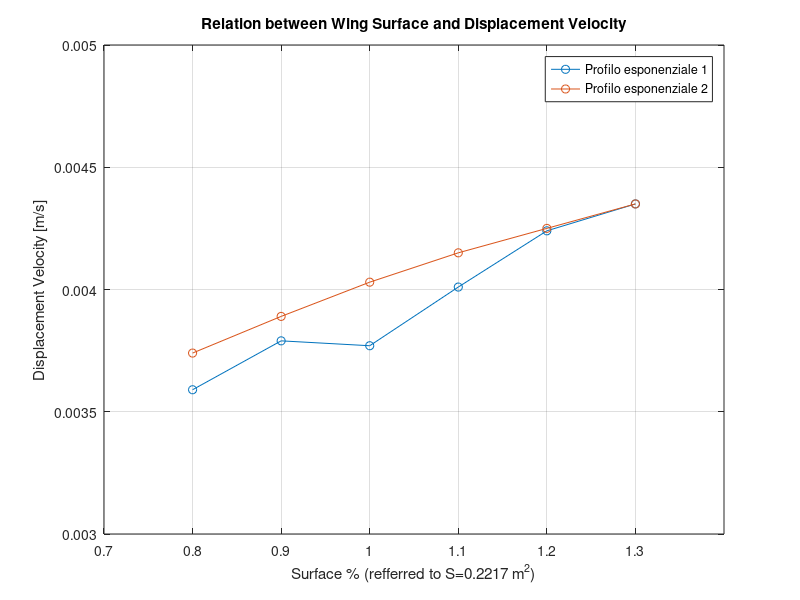

Write the MATLAB code that produced this figure.
% Plot Displacement Velocity due to Surface Variation

close all

% Profilo esponenziale 1
x1 = [0.8, 0.9, 1, 1.1, 1.2, 1.3];
y1 = abs([-0.00359, -0.00379, -0.00377, -0.00401, -0.00424, -0.00435]);
% Profilo esponenziale 2
x2 = [0.8, 0.9, 1, 1.1, 1.2, 1.3];
y2 = abs([ -0.00374, -0.00389, -0.00403, -0.00415, -0.00425, -0.00435]);


% Plot
figure
plot(x1,y1,'-o');
axis([0.7 1.4 0.003 0.005 ])
hold on; grid on
plot(x2,y2,'-o');
legend('Profilo esponenziale 1', 'Profilo esponenziale 2');
xlabel('Surface % (refferred to S=0.2217 m^2)')
ylabel('Displacement Velocity [m/s]')
title('Relation between Wing Surface and Displacement Velocity')

